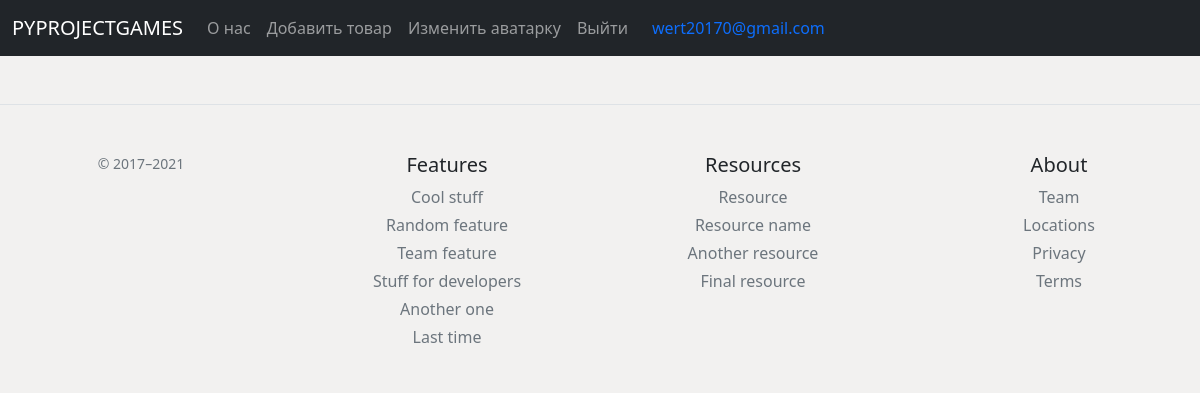
The app's page /buy/Пенал (signed in), older data.
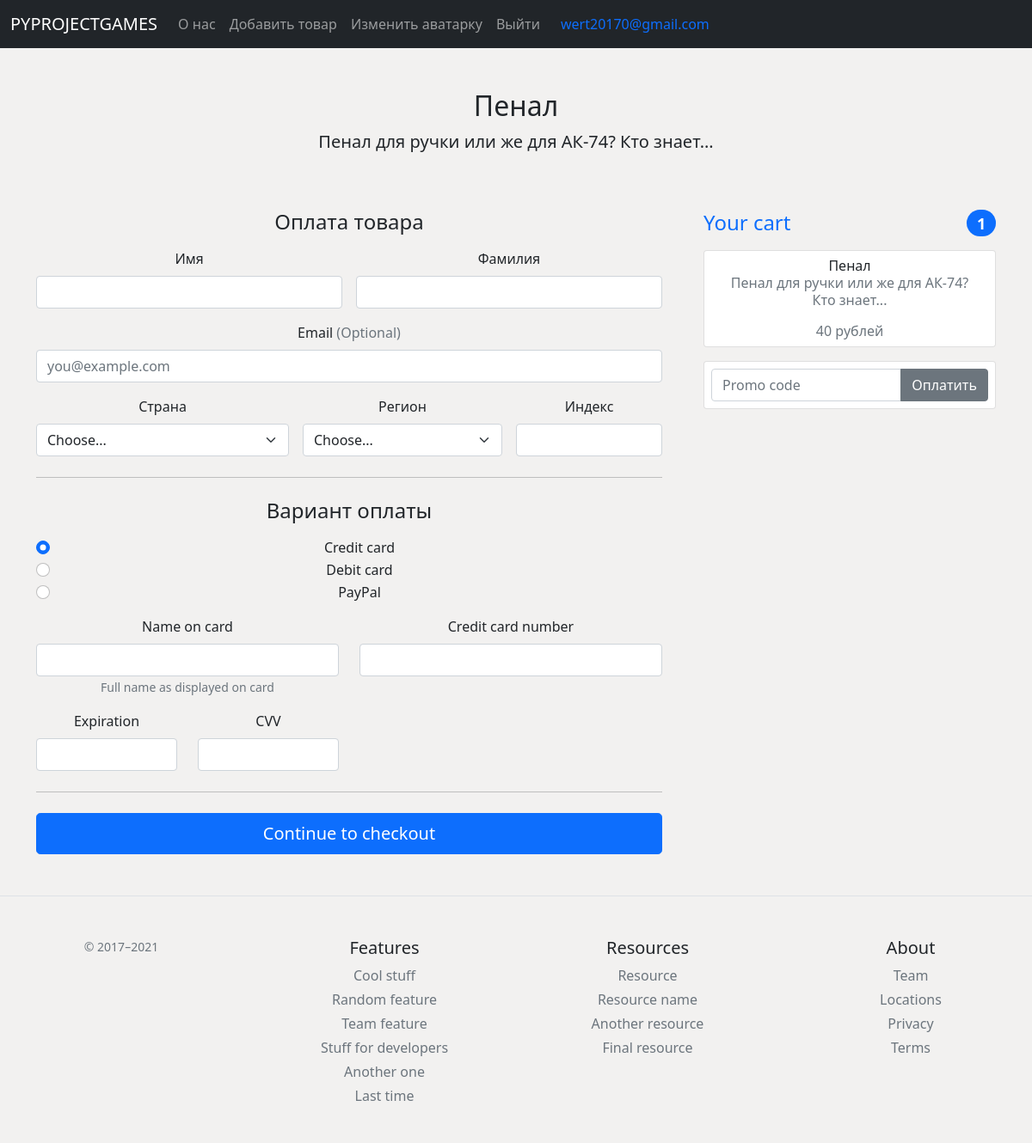
The same page, newer data.
### new/models.py (models this page shows, shortened)
class Item(db.Model):
    id = db.Column(db.Integer, primary_key=True)
    title = db.Column(db.String, nullable=False)
    price = db.Column(db.Integer, nullable=False)
    isActive = db.Column(db.Boolean, default=True)
    text = db.Column(db.String(250), nullable=False)
    nick = db.Column(db.String, nullable=False)

### new/routes.py (the view)
@app.route('/buy/<path:title>')
@login_required
def buy(title):
    items = Item.query.order_by(Item.id).all()
    try:
        return render_template('buy.html', title=title, data=items, user=session['login'])
    except:
        return render_template('register.html', user='')

### new/models.py (called while the page is built)
@manager.user_loader
def load_user(user_id):
    return User.query.get(user_id)

### new/routes.py (called while the page is built)
@app.after_request
def redirect_to_singing(response):
    if response.status_code == 401:
        return redirect(url_for('logins') + '?next=' + request.url)
    else:
        return response

### new/templates/buy.html (shortened to what the changed rows need)
{% extends 'base.html' %}
{% block body %}
<div class="container">
  {% for i in data %}
  {% if title in i.title %}
    <div class="py-5 text-center">
      <h2>{{ i.title }}</h2>
      <p class="lead">{{ i.text }}</p>
    </div>
    <div class="row g-5">
      <div class="col-md-5 col-lg-4 order-md-last">
        <h4 class="d-flex justify-content-between align-items-center mb-3">
          <span class="text-primary">Your cart</span>
          <span class="badge bg-primary rounded-pill">1</span>
        </h4>
        <ul class="list-group mb-3">
          <li class="list-group-item d-flex justify-content-left lh-sm">
            <div>
              <h6 class="my-0">{{ i.title }}</h6>
              <p class="clip text-muted">{{ i.text }}</p>
              <span class="text-muted">{{ i.price }} рублей</span>
            </div>
          </li>
        </ul>
        <form class="card p-2">
          <div class="input-group">
            <input type="text" class="form-control" placeholder="Promo code">
            <button type="submit" class="btn btn-secondary">Оплатить</button>
          </div>
        </form>
      </div>
      <div class="col-md-7 col-lg-8">
        <h4 class="mb-3">Оплата товара</h4>
        <form class="needs-validation" novalidate="">
          <div class="row g-3">
            <div class="col-sm-6">
              <label for="firstName" class="form-label">Имя</label>
              <input type="text" class="form-control" id="firstName" placeholder="" value="" required="">
            </div>
            <div class="col-sm-6">
              <label for="lastName" class="form-label">Фамилия</label>
              <input type="text" class="form-control" id="lastName" placeholder="" value="" required="">
            </div>
            <div class="col-12">
              <label for="email" class="form-label">Email <span class="text-muted">(Optional)</span></label>
              <input type="email" class="form-control" id="email" placeholder="you@example.com">
            </div>
            <div class="col-md-5">
              <label for="country" class="form-label">Страна</label>
              <select class="form-select" id="country" required="">
                <option value="">Choose...</option>
              </select>
            </div>
            <div class="col-md-4">
              <label for="state" class="form-label">Регион</label>
              <select class="form-select" id="state" required="">
                <option value="">Choose...</option>
              </select>
            </div>
            <div class="col-md-3">
              <label for="zip" class="form-label">Индекс</label>
              <input type="text" class="form-control" id="zip" placeholder="" required="">
            </div>
          </div>
          <hr class="my-4">
          <h4 class="mb-3">Вариант оплаты</h4>
          <div class="my-3">
            <div class="form-check">
              <input id="credit" name="paymentMethod" type="radio" class="form-check-input" checked="" required="">
              <label class="form-check-label" for="credit">Credit card</label>
            </div>
            <div class="form-check">
              <input id="debit" name="paymentMethod" type="radio" class="form-check-input" required="">
              <label class="form-check-label" for="debit">Debit card</label>
            </div>
            <div class="form-check">
              <input id="paypal" name="paymentMethod" type="radio" class="form-check-input" required="">
              <label class="form-check-label" for="paypal">PayPal</label>
            </div>
          </div>
          <div class="row gy-3">
            <div class="col-md-6">
              <label for="cc-name" class="form-label">Name on card</label>
              <input type="text" class="form-control" id="cc-name" placeholder="" required="">
              <small class="text-muted">Full name as displayed on card</small>
            </div>
            <div class="col-md-6">
              <label for="cc-number" class="form-label">Credit card number</label>
              <input type="text" class="form-control" id="cc-number" placeholder="" required="">
            </div>
            <div class="col-md-3">
              <label for="cc-expiration" class="form-label">Expiration</label>
              <input type="text" class="form-control" id="cc-expiration" placeholder="" required="">
            </div>
            <div class="col-md-3">
              <label for="cc-cvv" class="form-label">CVV</label>
              <input type="text" class="form-control" id="cc-cvv" placeholder="" required="">
            </div>
          </div>
          <hr class="my-4">
          <button class="w-100 btn btn-primary btn-lg" type="submit">Continue to checkout</button>
        </form>
      </div>
    </div>
  {% endif %}
  {% endfor %}
  </div>
{% endblock %}

Row changes from the older to the newer data that the page shows:
added Item: title "Пенал", text "Пенал для ручки или же для АК-74? Кто знает...", price "40"
